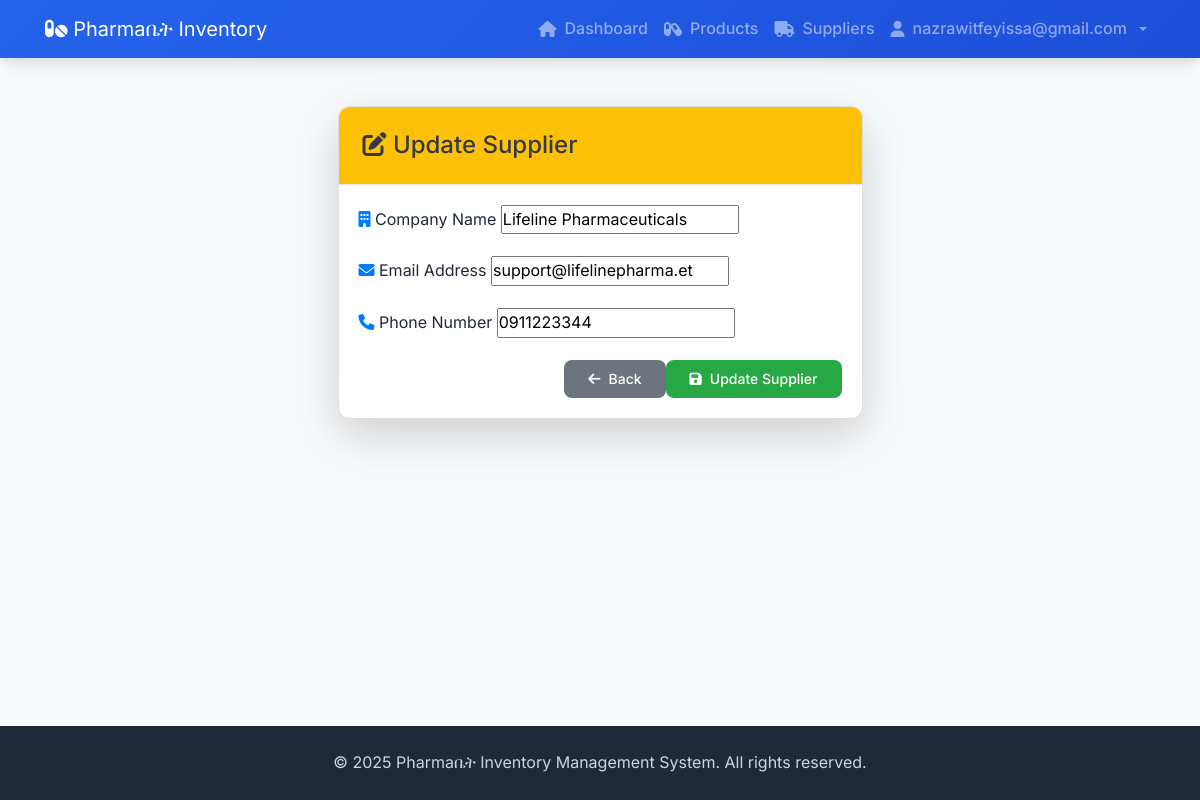
The page /inventory/updatesupplier/lifeline-pharmaceuticals (signed in) on the database its author committed.
### accounts/models.py (models this page shows, shortened)
class CustomUser(AbstractUser):
    email = models.EmailField(unique=True)
    USER_ROLES = (
        ('admin', 'Admin'),
        ('staff', 'Staff'),
    )
    role = models.CharField(max_length=10, choices=USER_ROLES, default='staff')
    username = None  # Remove username field
    USERNAME_FIELD = 'email'
    REQUIRED_FIELDS = []
    objects = CustomUserManager()

### inventory/models.py (models this page shows, shortened)
class Supplier(models.Model):
    supplier_name = models.CharField(max_length=50)
    phone_no = models.CharField(max_length = 10)
    email = models.EmailField()
    slug = models.SlugField(default ="",null = False,db_index= True)

### inventory/views.py (the view)
# urls.py: path("updatesupplier/<slug>",views.UpdateSupplierView.as_view(), name="update-supplier"),
class UpdateSupplierView(LoginRequiredMixin,UpdateView):
    model = Supplier
    form_class= SupplierForm
    template_name = "inventory/update-supplier.html"
    success_url = "../suppliers"

### inventory/forms.py
class SupplierForm(forms.ModelForm):
    class Meta:
        model = Supplier
        exclude =['slug']
        error_messages={
            "supplier_name":{
                "required": "Supplier name cannot be empty"
            },
            "phone_no":{
                "required": "Phone number cannot be empty",
                "max_length": "Phone number can not be more than 10 digit"
            },
            "email":{
                "required": "Email address is required",
                "invalid":"Invalid email format"
            }
        }
        labels = {
            "supplier_name": "Supplier Name",
            "phone_no": "Phone number",
            "email": "Email"
        }

### inventory/templates/inventory/update-supplier.html (shortened to what this page needs)
{% extends 'inventory/base.html' %}
{% load static %}
{% block content %}
<div class="container mt-4">
    <div class="row justify-content-center">
        <div class="col-md-8 col-lg-6">
            <div class="card shadow-lg">
                <div class="card-header bg-warning text-dark">
                    <h4 class="card-title mb-0">
                        <i class="fas fa-edit"></i> Update Supplier
                    </h4>
                </div>
                <div class="card-body">
                    <form method="POST" class="needs-validation" novalidate>
                        <div class="form-group mb-3">
                            <label for="id_supplier_name" class="form-label">
                                <i class="fas fa-building text-primary"></i> Company Name
                            </label>
                            {{ form.supplier_name }}
                        </div>
                        <div class="form-group mb-3">
                            <label for="id_email" class="form-label">
                                <i class="fas fa-envelope text-primary"></i> Email Address
                            </label>
                            {{ form.email }}
                        </div>
                        <div class="form-group mb-3">
                            <label for="id_phone_no" class="form-label">
                                <i class="fas fa-phone text-primary"></i> Phone Number
                            </label>
                            {{ form.phone_no }}
                        </div>
                        <div class="d-grid gap-2 d-md-flex justify-content-md-end">
                            <a href="{% url 'inventory:supplier_detail' supplier.slug %}" class="btn btn-secondary me-md-2">
                                <i class="fas fa-arrow-left"></i> Back
                            </a>
                            <button type="submit" class="btn btn-success">
                                <i class="fas fa-save"></i> Update Supplier
                            </button>
                        </div>
                    </form>
                </div>
            </div>
        </div>
    </div>
</div>
{% endblock %}

### inventory/templates/inventory/base.html (shortened to what this page needs)
<!DOCTYPE html>
<html lang="en">
<head>
    {% load static %}
    <link rel="stylesheet" href="https://stackpath.bootstrapcdn.com/bootstrap/4.5.2/css/bootstrap.min.css">
    <link rel="stylesheet" href="{% static 'inventory/style.css' %}">
    <link href="https://cdnjs.cloudflare.com/ajax/libs/font-awesome/6.0.0/css/all.min.css" rel="stylesheet">
</head>
<body>
    <nav class="navbar navbar-expand-lg navbar-dark bg-dark">
        <div class="container">
            <a class="navbar-brand" href="{% url 'dashboard' %}">
                <i class="fas fa-pills"></i> Pharmaቤት Inventory
            </a>
            <div class="collapse navbar-collapse" id="navbarNav">
                <ul class="navbar-nav ml-auto">
                    {% if user.is_authenticated %}
                        <li class="nav-item">
                            <a class="nav-link" href="{% url 'dashboard' %}">
                                <i class="fas fa-home"></i> Dashboard
                            </a>
                        </li>
                        <li class="nav-item">
                            <a class="nav-link" href="{% url 'products' %}">
                                <i class="fas fa-capsules"></i> Products
                            </a>
                        </li>
                        <li class="nav-item">
                            <a class="nav-link" href="{% url 'suppliers' %}">
                                <i class="fas fa-truck"></i> Suppliers
                            </a>
                        </li>
                        <li class="nav-item dropdown">
                            <a class="nav-link dropdown-toggle" href="#" id="navbarDropdown" role="button" data-toggle="dropdown" aria-haspopup="true" aria-expanded="false">
                                <i class="fas fa-user"></i> {{ user.email }}
                            </a>
                        </li>
                    {% else %}
                        <li class="nav-item">
                            <a class="nav-link" href="{% url 'login' %}">Login</a>
                        </li>
                    {% endif %}
                </ul>
            </div>
        </div>
    </nav>
    <main class="container mt-4">
        {% block content %}
        {% endblock %}
    </main>
    <footer class="footer bg-light py-3 mt-4">
        <div class="container text-center">
            <p>&copy; {% now "Y" %} Pharmaቤት Inventory Management System. All rights reserved.</p>
        </div>
    </footer>
</body>
</html>

### inventory/static/inventory/style.css (style rules this page uses)
* { margin: 0; padding: 0; box-sizing: border-box; }
:root { --primary-color: #2563eb; --primary-dark: #1d4ed8; --primary-light: #3b82f6; --secondary-color: #10b981; --secondary-dark: #059669; --accent-color: #f59e0b; --accent-dark: #d97706; --success-color: #10b981; --warning-color: #f59e0b; --danger-color: #ef4444; --info-color: #3b82f6; --white: #ffffff; --gray-50: #f9fafb; --gray-100: #f3f4f6; --gray-200: #e5e7eb; --gray-300: #d1d5db; --gray-400: #9ca3af; --gray-500: #6b7280; --gray-600: #4b5563; --gray-700: #374151; --gray-800: #1f2937; --gray-900: #111827; --font-family: 'Inter', -apple-system, BlinkMacSystemFont, 'Segoe UI', Roboto, sans-serif; --font-size-xs: 0.75rem; --font-size-sm: 0.875rem; --font-size-base: 1rem; --font-size-lg: 1.125rem; --font-size-xl: 1.25rem; --font-size-2xl: 1.5rem; --font-size-3xl: 1.875rem; --font-size-4xl: 2.25rem; --spacing-1: 0.25rem; --spacing-2: 0.5rem; --spacing-3: 0.75rem; --spacing-4: 1rem; --spacing-5: 1.25rem; --spacing-6: 1.5rem; --spacing-8: 2rem; --spacing-10: 2.5rem; --spacing-12: 3rem; --spacing-16: 4rem; --radius-sm: 0.375rem; --radius-md: 0.5rem; --radius-lg: 0.75rem; --radius-xl: 1rem; --shadow-sm: 0 1px 2px 0 rgba(0, 0, 0, 0.05); --shadow-md: 0 4px 6px -1px rgba(0, 0, 0, 0.1), 0 2px 4px -1px rgba(0, 0, 0, 0.06); --shadow-lg: 0 10px 15px -3px rgba(0, 0, 0, 0.1), 0 4px 6px -2px rgba(0, 0, 0, 0.05); --shadow-xl: 0 20px 25px -5px rgba(0, 0, 0, 0.1), 0 10px 10px -5px rgba(0, 0, 0, 0.04); --transition-fast: 150ms ease-in-out; --transition-normal: 300ms ease-in-out; --transition-slow: 500ms ease-in-out; }
html { height: 100%; }
body { font-family: var(--font-family); font-size: var(--font-size-base); line-height: 1.6; color: var(--gray-800); background-color: var(--gray-50); min-height: 100vh; display: flex !important; flex-direction: column !important; }
main.container { flex: 1 !important; display: flex !important; flex-direction: column !important; }
main.container.mt-4 { margin-top: 1.5rem !important; }
footer.footer { margin-top: auto !important; flex-shrink: 0 !important; background-color: var(--gray-800) !important; color: var(--gray-300) !important; padding: 1.5rem 0 !important; }
footer.footer.bg-light { background-color: var(--gray-800) !important; }
footer.footer.py-3 { padding-top: 1.5rem !important; padding-bottom: 1.5rem !important; }
footer.footer p { color: var(--gray-300) !important; margin-bottom: 0 !important; }
.navbar { background: linear-gradient(135deg, var(--primary-color) 0%, var(--primary-dark) 100%) !important; box-shadow: var(--shadow-lg); flex-shrink: 0; }
.nav-link { display: flex; align-items: center; gap: var(--spacing-2); color: var(--white); text-decoration: none; padding: var(--spacing-2) var(--spacing-4); border-radius: var(--radius-md); transition: var(--transition-fast); font-weight: 500; }
.btn { display: inline-flex; align-items: center; justify-content: center; gap: var(--spacing-2); padding: var(--spacing-3) var(--spacing-6); border: none; border-radius: var(--radius-md); font-weight: 500; text-decoration: none; cursor: pointer; transition: var(--transition-fast); font-size: var(--font-size-sm); line-height: 1; text-align: center; }
.btn-primary, .btn-success, .btn-info, .btn-secondary, .btn-warning, .btn-danger { display: flex !important; align-items: center !important; justify-content: center !important; text-align: center !important; }
.card, .detail-card, .product-card, .supplier-card, .stat-card { background: var(--white); border-radius: var(--radius-lg); box-shadow: var(--shadow-md); transition: var(--transition-normal); overflow: hidden; }
.card-header { padding: var(--spacing-6); border-bottom: 1px solid var(--gray-200); background: var(--gray-50); }
.text-center { text-align: center; }
.mt-4 { margin-top: var(--spacing-4); }

### rows shown on the page
CustomUser: email "nazrawitfeyissa@gmail.com"
Supplier: supplier_name "Lifeline Pharmaceuticals", email "support@lifelinepharma.et", phone_no "0911223344"
